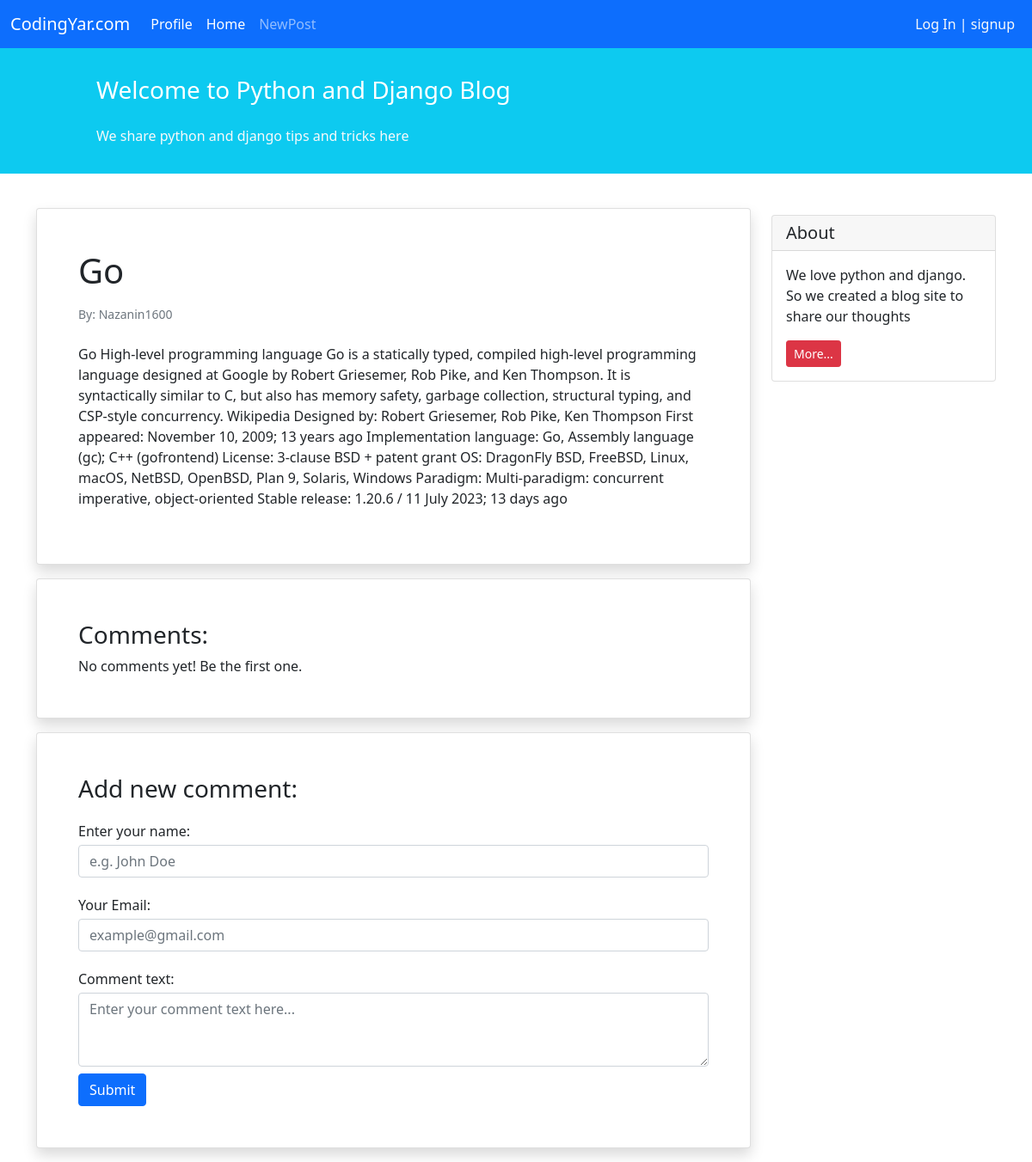
The page /blog/9/ on the database its author committed.
### blog/models.py (models this page shows, shortened)
class Post(models.Model):
    STATUS_CHOICES = (
        ('Pub', 'Published'),
        ('Drf', 'Draft'),
    )
    title = models.CharField(max_length=100)
    text = models.TextField()
    author = models.ForeignKey("auth.User", on_delete=models.CASCADE)
    datetime_creation = models.DateTimeField(auto_now_add=True)
    datetime_modified = models.DateTimeField(auto_now=True)
    status = models.CharField(max_length=3, choices=STATUS_CHOICES)

### blog/views.py (the view)
# urls.py: path('<int:pk>/', views.PostDetailView.as_view(), name='post_detail'),
class PostDetailView(generic.DetailView):
    model = Post
    template_name = "blog/post_detail.html"
    context_object_name = "post"

### blog/templates/blog/post_detail.html (shortened to what this page needs)
{% extends '_base.html' %}
{% block content %}
<div class="container mt-4">
  <div class="row">
    <div class="col-9">
      <div class="card shadow my-3 p-5">
        <h1>{{post.title}}</h1>
        <p class="small text-muted mt-2">By: {{post.author}}</p>
        <p class="mt-2">{{post.text}}</p>
      </div>
      <div class="card shadow my-3 p-5">
        <h3>Comments:</h3>
        No comments yet! Be the first one.
      </div>
      <div class="card shadow my-3 p-5">
        <h3>Add new comment:</h3>
        <form method="POST">
          <div class="form-group py-2">
            <label class="py-1" for="author_name">Enter your name:</label>
            <input
              type="text"
              class="form-control"
              placeholder="e.g. John Doe"
              name="author_name"
            />
          </div>
          <div class="form-group py-2">
            <label class="py-1" for="email">Your Email:</label>
            <input
              type="email"
              class="form-control"
              placeholder="example@gmail.com"
              name="email"
            />
          </div>
          <div class="form-group py-2">
            <label class="py-1" for="comment_text">Comment text:</label>
            <textarea
              class="form-control"
              name="text"
              rows="3"
              placeholder="Enter your comment text here..."
            ></textarea>
          </div>
          <button type="submit" class="btn btn-primary">Submit</button>
        </form>
      </div>
    </div>
    <div class="col-3">
      <div class="card my-4">
        <h5 class="card-header">About</h5>
        <div class="card-body">
          <p class="card-text">
            We love python and django. So we created a blog site to share our
            thoughts
          </p>
          <a href="#" class="btn btn-sm btn-danger"> More... </a>
        </div>
      </div>
    </div>
  </div>
</div>
{% endblock content %}

### rows shown on the page
Post: title "Go", author "Nazanin1600", text "Go High-level programming language Go is a statically typed, compiled high-level programming language designed at Google by Robert Griesemer, Rob Pike, and Ken Thompson. It is syntactically similar to C, but also has memory safety, garbage collection, structural typing, and CSP-style concurrency. Wikipedia Designed by: Robert Griesemer, Rob Pike, Ken Thompson First appeared: November 10, 2009; 13 years ago Implementation language: Go, Assembly language (gc); C++ (gofrontend) License: 3-clause BSD + patent grant OS: DragonFly BSD, FreeBSD, Linux, macOS, NetBSD, OpenBSD, Plan 9, Solaris, Windows Paradigm: Multi-paradigm: concurrent imperative, object-oriented Stable release: 1.20.6 / 11 July…"
